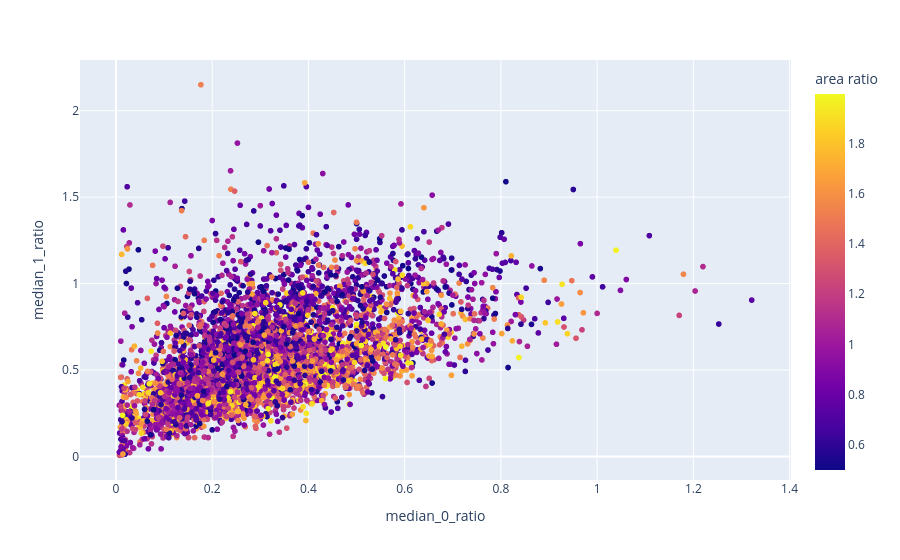

This figure's notebook cell:
### Code cell
tmp_df = all_df[(0.5 < all_df["area ratio"]) & (all_df["area ratio"] < 2)]
#tmp_df = all_df

px.scatter(
    tmp_df,
    x="median_0_ratio",
    y="median_1_ratio",
    color="area ratio",
    hover_data=["label", "name", "pos"],
)

### Figure 1 — Plotly figure (JSON) as saved in the notebook; plotly's stock layout.template omitted (floating-point values rounded to 4 significant figures; data arrays with more than 128 entries replaced by an {"elided": "..."} marker saying what was removed)
{"data": [{"customdata": {"elided": "5656x3 mixed values"}, "hovertemplate": "median_0_ratio=%{x}<br>median_1_ratio=%{y}<br>label=%{customdata[0]}<br>name=%{customdata[1]}<br>pos=%{customdata[2]}<br>area ratio=%{marker.color}<extra></extra>", "legendgroup": "", "marker": {"color": {"elided": "5656 float values"}, "coloraxis": "coloraxis", "symbol": "circle"}, "mode": "markers", "name": "", "showlegend": false, "type": "scattergl", "x": {"elided": "5656 float values"}, "xaxis": "x", "y": {"elided": "5656 float values"}, "yaxis": "y"}], "layout": {"coloraxis": {"colorbar": {"title": {"text": "area ratio"}}, "colorscale": [[0, "#0d0887"], [0.1111, "#46039f"], [0.2222, "#7201a8"], [0.3333, "#9c179e"], [0.4444, "#bd3786"], [0.5556, "#d8576b"], [0.6667, "#ed7953"], [0.7778, "#fb9f3a"], [0.8889, "#fdca26"], [1, "#f0f921"]]}, "legend": {"tracegroupgap": 0}, "margin": {"t": 60}, "xaxis": {"anchor": "y", "domain": [0, 1], "title": {"text": "median_0_ratio"}}, "yaxis": {"anchor": "x", "domain": [0, 1], "title": {"text": "median_1_ratio"}}}}
